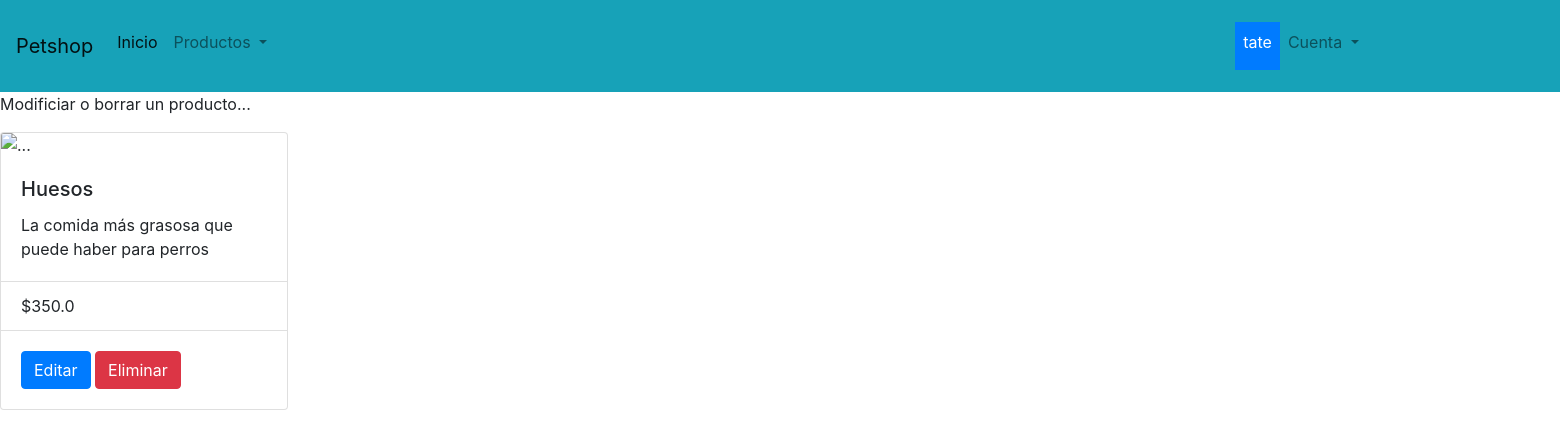
The app's page /crud/detail_product/2/ (signed in), older data.
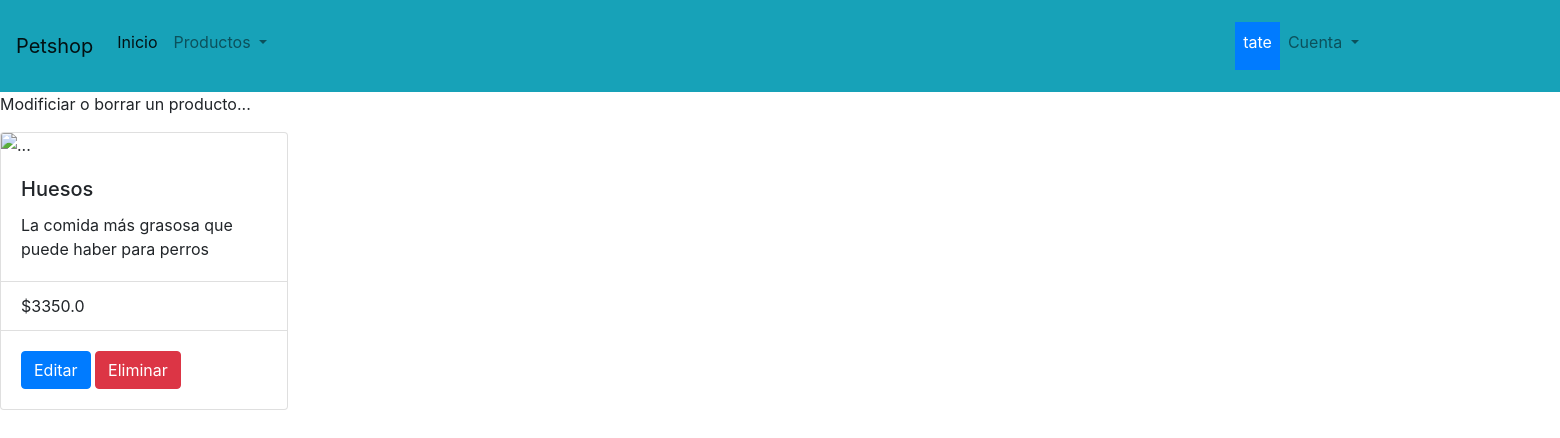
The same page, newer data.
### petshop/models.py (models this page shows, shortened)
class Productos(models.Model):
    name = models.CharField(max_length=50)
    description = models.CharField(max_length=200, blank=True, null=True)
    price = models.FloatField()
    SKU = models.CharField(max_length=30, unique=True)
    is_active = models.BooleanField(default=True)
    category = models.ForeignKey('Categoria', on_delete=models.CASCADE, related_name='petshop', null=True)
    class Meta:
        verbose_name = 'producto'
        verbose_name_plural = 'productos'

### petshop/views.py (the view)
# urls.py: path('crud/detail_product/<int:pk>/', detail_product, name='crud/detail_product'),
def detail_product(request, pk):
    try:
        product = Productos.objects.get(id=pk)
        context={'product':product
        }
        return render(request, 'crud/detail_product.html', context=context)
    except:
        context={'error':'El producto no existe'}
        return render(request, 'crud/detail_product.html',context=context)

### templates/crud/detail_product.html (shortened to what this page needs)
{% extends 'base.html' %}
{% block titulo %}
Modificiar o borrar un producto...
<p style="text-align:center;"><div class="card" style="width: 18rem;">
  <img src="..." class="card-img-top" alt="...">
  <div class="card-body">
    <h5 class="card-title">{{product.name}}</h5>
    <p class="card-text">{{product.description}}</p>
  </div>
  <ul class="list-group list-group-flush">
    <li class="list-group-item">${{product.price}}</li>
  </ul>
  <div class="card-body">
    <a href="/crud/update_product/{{product.id}}/" class="btn btn-primary">Editar</a>
    <a href="/crud/delete_product/{{product.id}}/" class="btn btn-danger">Eliminar</a>
  </div>
{% endblock %}

Row changes from the older to the newer data that the page shows:
changed Productos "Huesos": price "350.0" → "3350.0"
